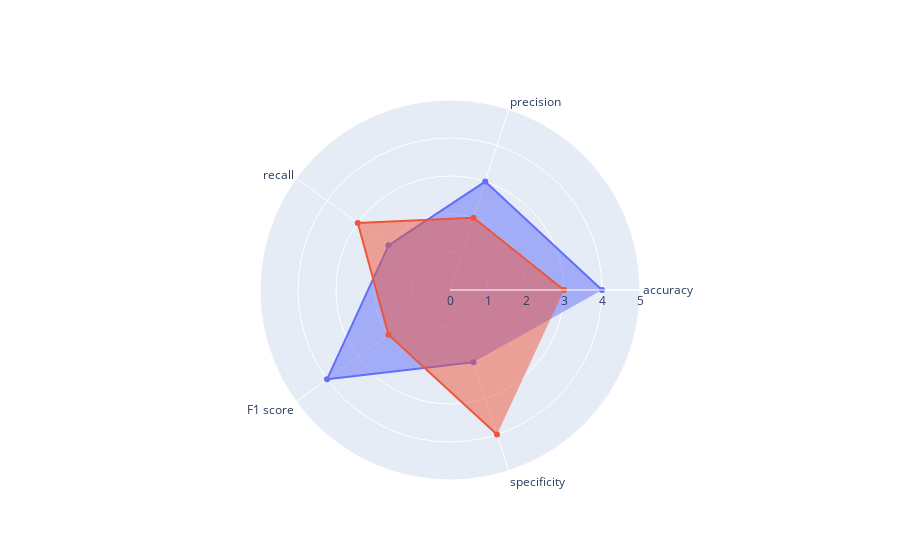

The notebook cell this image was saved under:
### Markdown cell above
## Radar Chart
### Pros:
1. Compares multiple variables across different categories.
2. Highlights relative strengths and weaknesses of each category.

### Cons:
1. Can be complex to interpret with a large number of variables.
2. Requires careful scaling to avoid distorting the chart.

### Code cell
fig = go.Figure()

categories = ["accuracy", "precision", "recall", "F1 score", "specificity"]

fig.add_trace(go.Scatterpolar(
        r=[4, 3, 2, 4, 2],
        theta=categories,
        fill='toself',
        name='Model 1'
    ))

fig.add_trace(go.Scatterpolar(
        r=[3, 2, 3, 2, 4],
        theta=categories,
        fill='toself',
        name='Model 2'
    ))

# Define layout for the radar chart
fig.update_layout(
  polar=dict(
    radialaxis=dict(
      visible=True,
      range=[0, 5]
    )),
  showlegend=False
)

# Display the chart
fig.show()

### Figure 1 — Plotly figure (JSON) as saved in the notebook; plotly's stock layout.template omitted (floating-point values rounded to 4 significant figures)
{"data": [{"fill": "toself", "name": "Model 1", "r": [4, 3, 2, 4, 2], "theta": ["accuracy", "precision", "recall", "F1 score", "specificity"], "type": "scatterpolar"}, {"fill": "toself", "name": "Model 2", "r": [3, 2, 3, 2, 4], "theta": ["accuracy", "precision", "recall", "F1 score", "specificity"], "type": "scatterpolar"}], "layout": {"autosize": true, "polar": {"angularaxis": {"type": "category"}, "radialaxis": {"autorange": false, "range": [0, 5], "type": "linear", "visible": true}}, "showlegend": false}}
